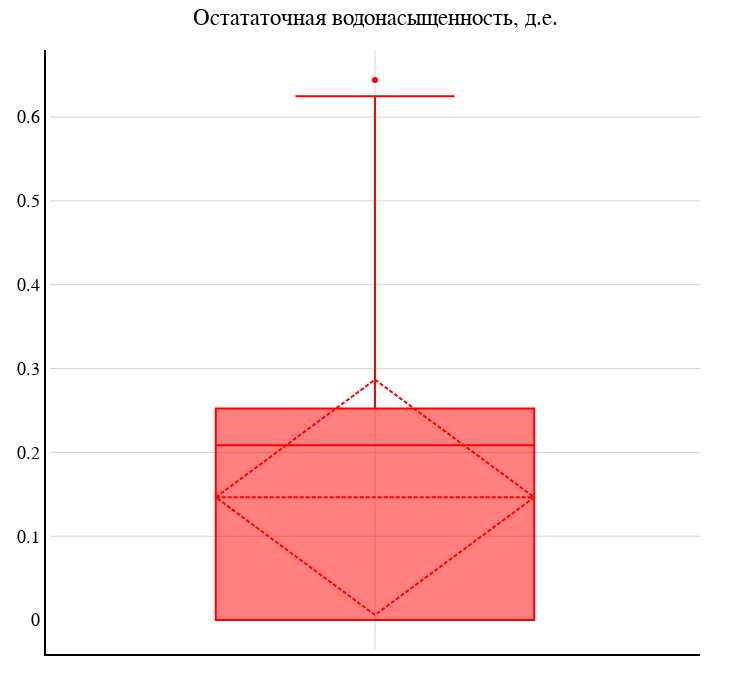

Here is the notebook cell this chart was saved with:
### Code cell
y0 = ALL['Swc']
# y1 = R2['phi']
# y2 = R3['phi']
# y3 = R4['phi']
fig = go.Figure()
fig.add_trace(go.Box(y=y0, name='', marker_color = 'red', boxmean='sd'))
# fig.add_trace(go.Box(y=y1, name='Скважина R2', marker_color = 'blue', boxmean='sd'))
# fig.add_trace(go.Box(y=y2, name='Скважина R3', marker_color = 'green', boxmean='sd'))
# fig.add_trace(go.Box(y=y3, name='Скважина R4', marker_color = 'red', boxmean='sd'))

# fig.update_yaxes(title_text="Пористость, д.е.", titlefont=dict(family="arial",size=18,color="black"))
fig.update_layout(title="Остататочная водонасыщенность, д.е.", title_x = 0.5, titlefont=dict(family="arial",size=23,color="black") ,autosize=False,width=750,height=700,margin=dict(l=50,r=50,b=50,t=50,pad=4),paper_bgcolor="White", plot_bgcolor="White")
fig.update_xaxes(showline=True, linewidth=2, linecolor='black', gridcolor='lightgray')
fig.update_yaxes(showline=True, linewidth=2, linecolor='black', gridcolor='lightgray', tickfont=dict(family='Arial', color='black', size=18))

fig.update_layout(showlegend=False)

fig.show()

#fig.write_image("C:/Users/ShirokovAV/Desktop/python/images/poro_box.png")

### Figure 1 — Plotly figure (JSON) as saved in the notebook; plotly's stock layout.template omitted (floating-point values rounded to 4 significant figures; data arrays with more than 128 entries replaced by an {"elided": "..."} marker saying what was removed)
{"data": [{"boxmean": "sd", "marker": {"color": "red"}, "name": "", "type": "box", "y": {"elided": "782 float values"}}], "layout": {"autosize": false, "height": 700, "margin": {"b": 50, "l": 50, "pad": 4, "r": 50, "t": 50}, "paper_bgcolor": "White", "plot_bgcolor": "White", "showlegend": false, "title": {"font": {"color": "black", "family": "arial", "size": 23}, "text": "Остататочная водонасыщенность, д.е.", "x": 0.5}, "width": 750, "xaxis": {"gridcolor": "lightgray", "linecolor": "black", "linewidth": 2, "showline": true}, "yaxis": {"gridcolor": "lightgray", "linecolor": "black", "linewidth": 2, "showline": true, "tickfont": {"color": "black", "family": "Arial", "size": 18}}}}
